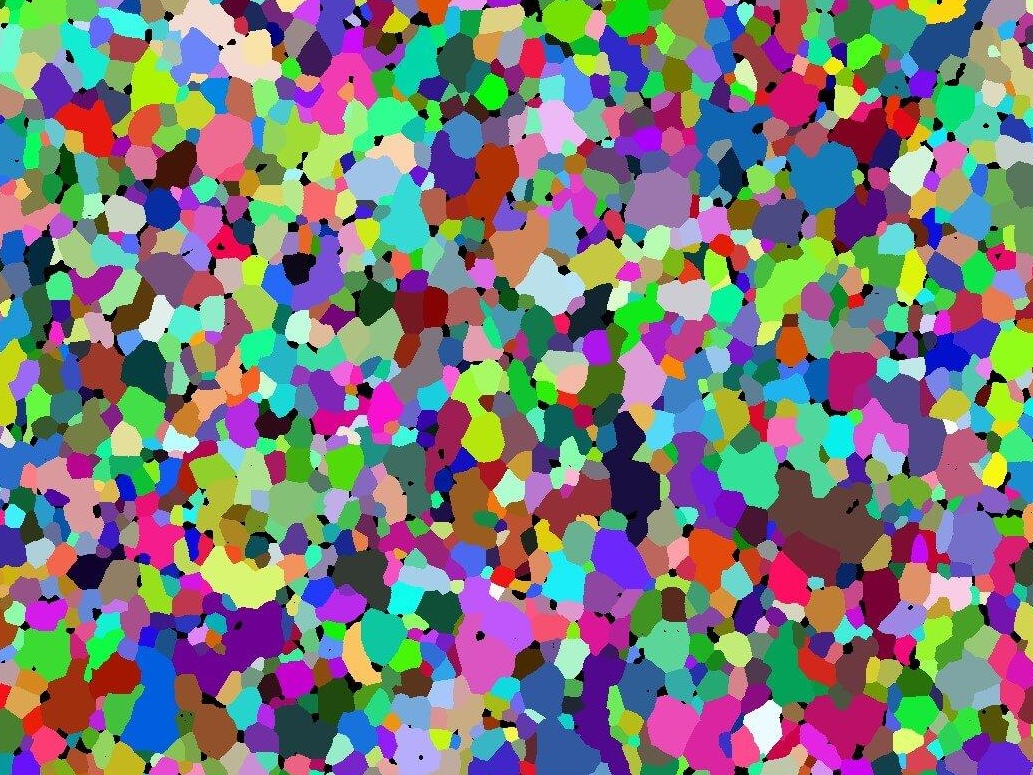
#> input picture tutorials/02 grain map/Steel grain map.jpg, 1033 x 775 px
$ jupyter execute --allow-errors orientation.ipynb   (shell and % lines are left out)
#> lines starting #> are read from the running program, lines starting #| are printed output that depends on the picture
# Importing 2D datasets as materials in Salvus

This notebook will demonstrate how to import 2D data into a Salvus material,
and use it to create a simulation.

## Conforming to structure in wave propagation simulations

Note that this approach, and in general, Salvus, won't conform to whatever
boundaries there are in this spatial dataset. For that, we refer to specialized
software. However, we find that when considering elastic wave behaviour, the
wavelength of the phases determines what is sensed, and thus confrming to grain
boundaries is not important for low frequency signals, whereas for high
frequency signals that do sense grains (or any variation) with more
sensitivity, those are naturally also more accurately meshed due to the
increased mesh resolution at higher frequencies.

To convert a EBSD map to angles, we'll assume the data is coded as **hue** in image data. To covnert RGB values to hue, we'll use OpenCV. However, any way you can get hue data into a XArray DataArray with spatial information will be valid.

[cell 1]
# Install what isn't included in the standard Salvus environment

Now on to our typical imports:

[cell 2]
import pathlib

import cv2
import matplotlib.pyplot as plt
import numpy as np
import xarray as xr

from PIL import Image

import salvus.namespace as sn

from salvus.toolbox.helpers.wavefield_output import (
    WavefieldOutput,
    wavefield_output_to_xarray,
)

SITE = "local"
RANKS = 8

Load the image using PIL and convert it to an RGB numpy array.

[cell 3]
# Load and Display Image

# Load the image using PIL
img = Image.open('./Steel grain map.jpg')
#> img is the input picture: PIL image 1033x775 RGB; mean R, G, B 123.9, 122.2, 123.8

# Convert the image to an RGB numpy array
rgb_img = np.array(img.convert('RGB'))

# Display the shape of the array
print(rgb_img.shape)
#| (775, 1033, 3)

Convert the RGB image to HSV using OpenCV.

[cell 4]
# Convert Image to HSV

# Convert the RGB image to HSV using OpenCV
hsv_img = cv2.cvtColor(rgb_img, cv2.COLOR_RGB2HSV).astype(np.float32)
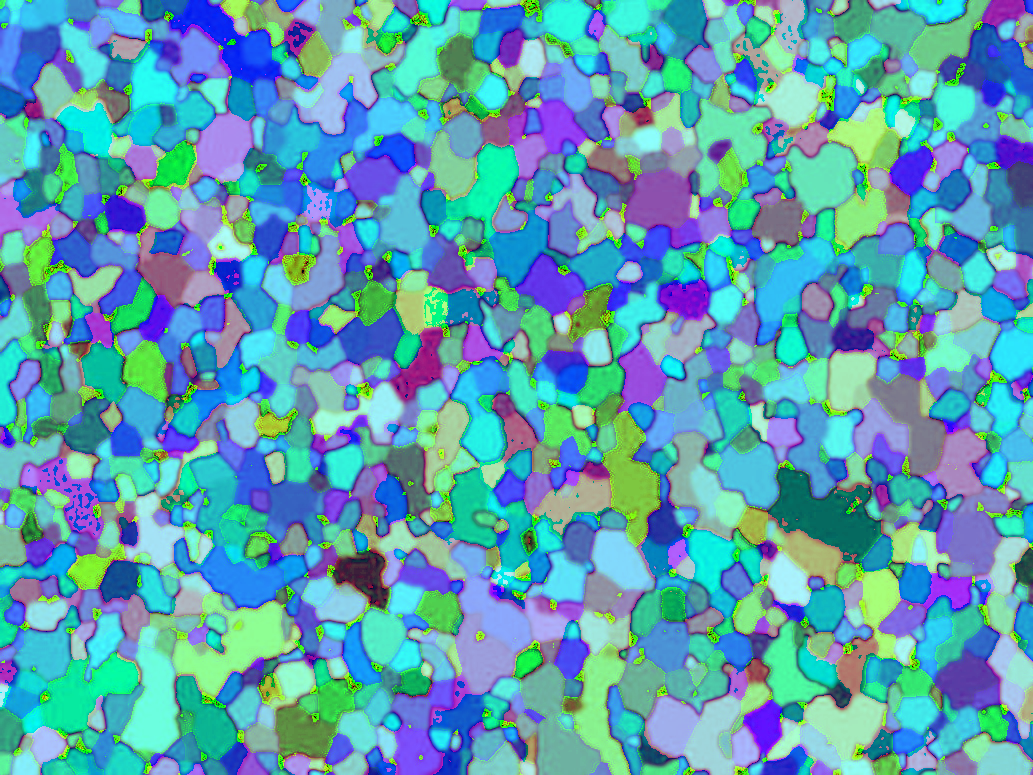
#> hsv_img: shape (775, 1033, 3) float32; mean R, G, B 90.6, 159.9, 178.5

Let's now check how the grain orientations are distributed **per pixel** (not per grain).

[cell 5]
# Plot Histogram of HSV Values

# Plot a histogram of the HSV image's hue channel using matplotlib
plt.figure(figsize=(10, 6))
plt.hist(hsv_img[..., 0].flatten(), bins=25, color='blue', edgecolor='black')
plt.title('Histogram of HSV Hue Channel')
plt.xlabel('Hue (angle) Value')
plt.ylabel('Frequency')
plt.grid(True)
plt.show()
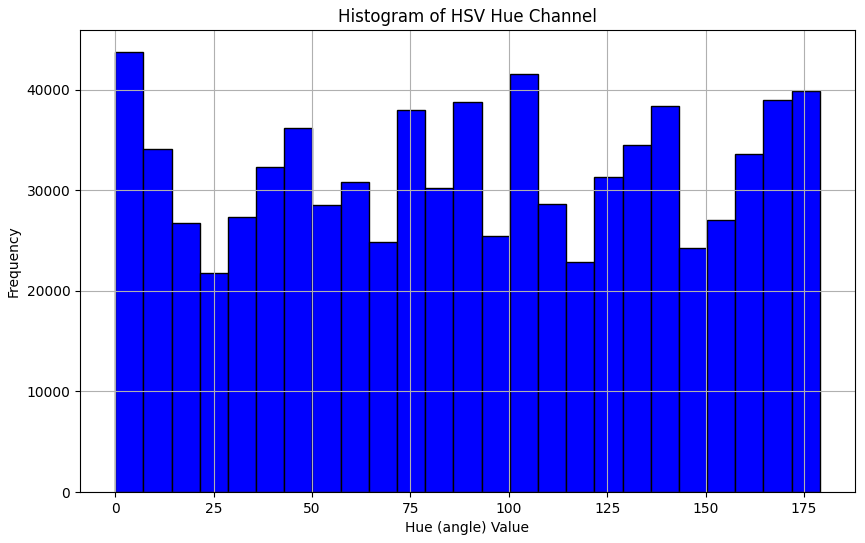
#> figure drawn by matplotlib, 1 panel; tallest bar 43781 high, from x = 0 to 7.16

[cell 6]
hsv_img.shape
#> Out = (775, 1033, 3)

To use spatial data in **SalvusMaterial** it has to have some coordinate
relationship, i.e. we need to know where each pixel goes. I now **assume** that
the image I passed is defined in the domain $[0,1] \times [0,1]$. When you do
this, please check that DataArray construction interprets your data correctly.

Now we create an xarray DataArray for the orientation data using only the hue
values.

#> (a cell that did not finish here is left out)

Plot the orientation data using xarray's plot function.

#> (a cell that did not finish here is left out)

[cell 9]
def rotation_matrix_y(theta):
    """
    Computes the 3D rotation matrix about the y-axis for a given angle theta.

    Parameters:
    theta (float): Rotation angle in radians.

    Returns:
    numpy.ndarray: 3x3 rotation matrix.
    """
    cos_theta = np.cos(theta)
    sin_theta = np.sin(theta)

    return np.array([
        [cos_theta,  0, sin_theta],
        [0,          1, 0],
        [-sin_theta, 0, cos_theta]
    ])


def transformation_T(Q):
    """
    Computes the transformation matrix T (6x6) in Voigt notation
    from a 3D rotation matrix Q.

    Parameters:
    Q (numpy.ndarray): 3x3 rotation matrix.

    Returns:
    numpy.ndarray: 6x6 transformation matrix.
    """
    T = np.array([
        [Q[0,0]**2, Q[0,1]**2, Q[0,2]**2, 2*Q[0,1]*Q[0,2], 2*Q[0,0]*Q[0,2], 2*Q[0,0]*Q[0,1]],
        [Q[1,0]**2, Q[1,1]**2, Q[1,2]**2, 2*Q[1,1]*Q[1,2], 2*Q[1,0]*Q[1,2], 2*Q[1,0]*Q[1,1]],
        [Q[2,0]**2, Q[2,1]**2, Q[2,2]**2, 2*Q[2,1]*Q[2,2], 2*Q[2,0]*Q[2,2], 2*Q[2,0]*Q[2,1]],
        [2*Q[1,0]*Q[2,0], 2*Q[1,1]*Q[2,1], 2*Q[1,2]*Q[2,2],
         Q[1,1]*Q[2,2] + Q[1,2]*Q[2,1], Q[1,0]*Q[2,2] + Q[1,2]*Q[2,0], Q[1,0]*Q[2,1] + Q[1,1]*Q[2,0]],
        [2*Q[0,0]*Q[2,0], 2*Q[0,1]*Q[2,1], 2*Q[0,2]*Q[2,2],
         Q[0,1]*Q[2,2] + Q[0,2]*Q[2,1], Q[0,0]*Q[2,2] + Q[0,2]*Q[2,0], Q[0,0]*Q[2,1] + Q[0,1]*Q[2,0]],
        [2*Q[0,0]*Q[1,0], 2*Q[0,1]*Q[1,1], 2*Q[0,2]*Q[1,2],
         Q[0,1]*Q[1,2] + Q[0,2]*Q[1,1], Q[0,0]*Q[1,2] + Q[0,2]*Q[1,0], Q[0,0]*Q[1,1] + Q[0,1]*Q[1,0]],
    ], dtype=float)

    S = np.diag([1,1,1,2,2,2])
    return np.linalg.inv(S) @ T @ S


def rotated_elasticityTensor(C, theta):
    """
    Rotates the elasticity tensor C (6x6 in Voigt notation) by angle theta
    about the y-axis.

    Parameters:
    C (numpy.ndarray): 6x6 elasticity tensor in Voigt notation.
    theta (float): Rotation angle in radians.

    Returns:
    numpy.ndarray: Rotated 6x6 elasticity tensor in Voigt notation.
    """
    Q = rotation_matrix_y(theta)  # Compute the rotation matrix
    T = transformation_T(Q)      # Compute the transformation matrix (6x6)
    C_rotated = T @ C @ T.T       # Perform the tensor rotation in Voigt notation
    return np.rint(C_rotated)


# [44 lines left out: function TTI_velocity_from_tensor, not called in this run]


class Austenite:
    def __init__(self):
        # Define parameters
        self.RHO = 8100  # Density in kg/m^3
        self.C11 = 217.1e9  # Stiffness in Pa
        self.C13 = 144.4e9  # Stiffness in Pa
        self.C33 = 263.2e9  # Stiffness in Pa
        self.C44 = 82.4e9   # Stiffness in Pa
        self.C66 = 128.4e9  # Stiffness in Pa

        # Derived parameters
        self.C12 = self.C11 - 2 * self.C66  # Derived from the relationship
        self.C22 = self.C11                # Symmetry in TTI media
        self.C23 = self.C13                # Symmetry in TTI media
        self.C55 = self.C44                # Symmetry in TTI media

        self.C = self.tensor()


    def density(self):
        return self.RHO

    def tensor(self):
        C = np.zeros((6,6))
        C[0,0] = self.C11
        C[0,1] = self.C12
        C[0,2] = self.C13
        C[1,1] = self.C22
        C[1,2] = self.C23
        C[2,2] = self.C33
        C[3,3] = self.C44
        C[4,4] = self.C55
        C[5,5] = self.C66

        M = C + C.T                 # sum (not average)
        di = np.diag_indices_from(M)
        M[di] *= 0.5                # halve only the diagonal
        return M


    def rotated_tensor(self, theta):
        return rotated_elasticityTensor(self.tensor(), theta)

    # [27 lines left out: function rotated_VTI_approx, not called in this run]

    def VTI_parameters(self):
        return {
        "rho": self.RHO,
        "c11": self.C11,
        "c12": self.C12,
        "c13": self.C13,
        "c33": self.C33,
        "c44": self.C44,
        }

    def rotated_parameters(self, theta):
        rotated_C = self.rotated_tensor(theta)
